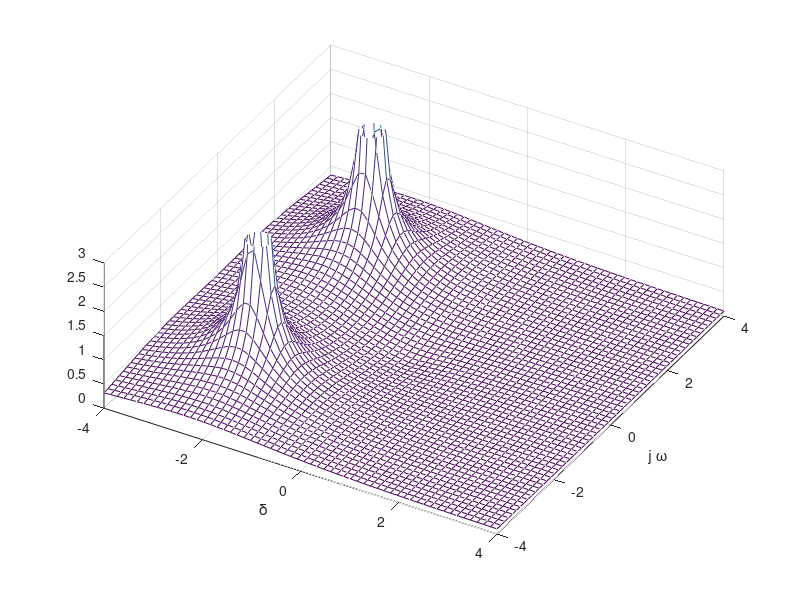
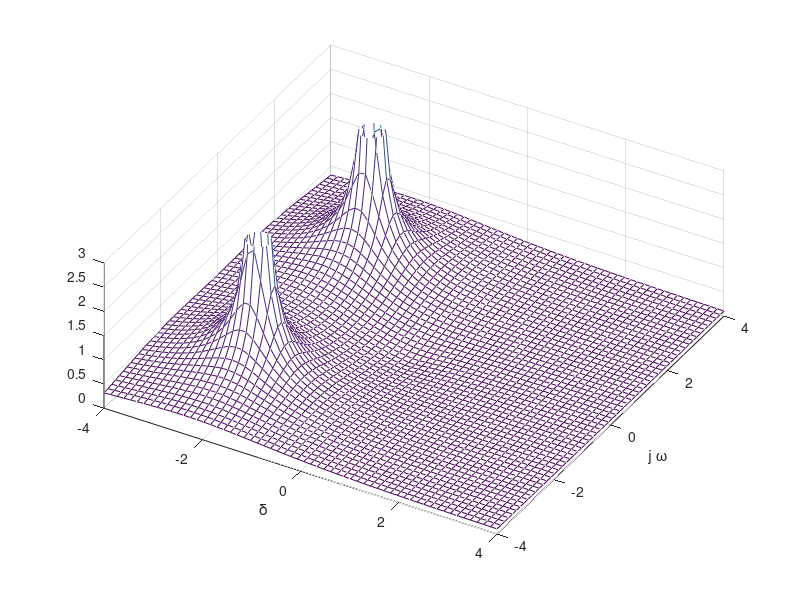

MATLAB code to generate these figures, in order:
#RLC voltage across R

clear
clf

#G=@(s) (s+2).^2./(s.^2+2.*s+5);

z1=0;
p1=-2-i.*2;
p2=-2+i.*2; 
G=@(s) (s-z1)./((s-p1).*(s-p2));
	
#establish the complex plane
tx = linspace (-4, 4, 60)';
ty = linspace (-4, 4, 60)';
[x, y] = meshgrid (tx, ty);

tz=abs(G(x+i*y));
meshc (tx, ty, tz);

xlabel('\delta');
ylabel('j \omega');

axis([-4,4,-4,4,0,3]);
view(30,60);

print -deps figLaplaceApplicationSplaneA.eps
print -depslatex "-S600,400" "kelvin-fig.tex"
#=============================
#concatenate the two matrices, rotate clockwise 90 degrees and then save as text file
#kMag=rot90([vi(t);t],-1);

#kkk=fopen("figFreqNotchFilterA.dat","w");
#fdisp(kkk,kMag)
#fclose(kkk);

